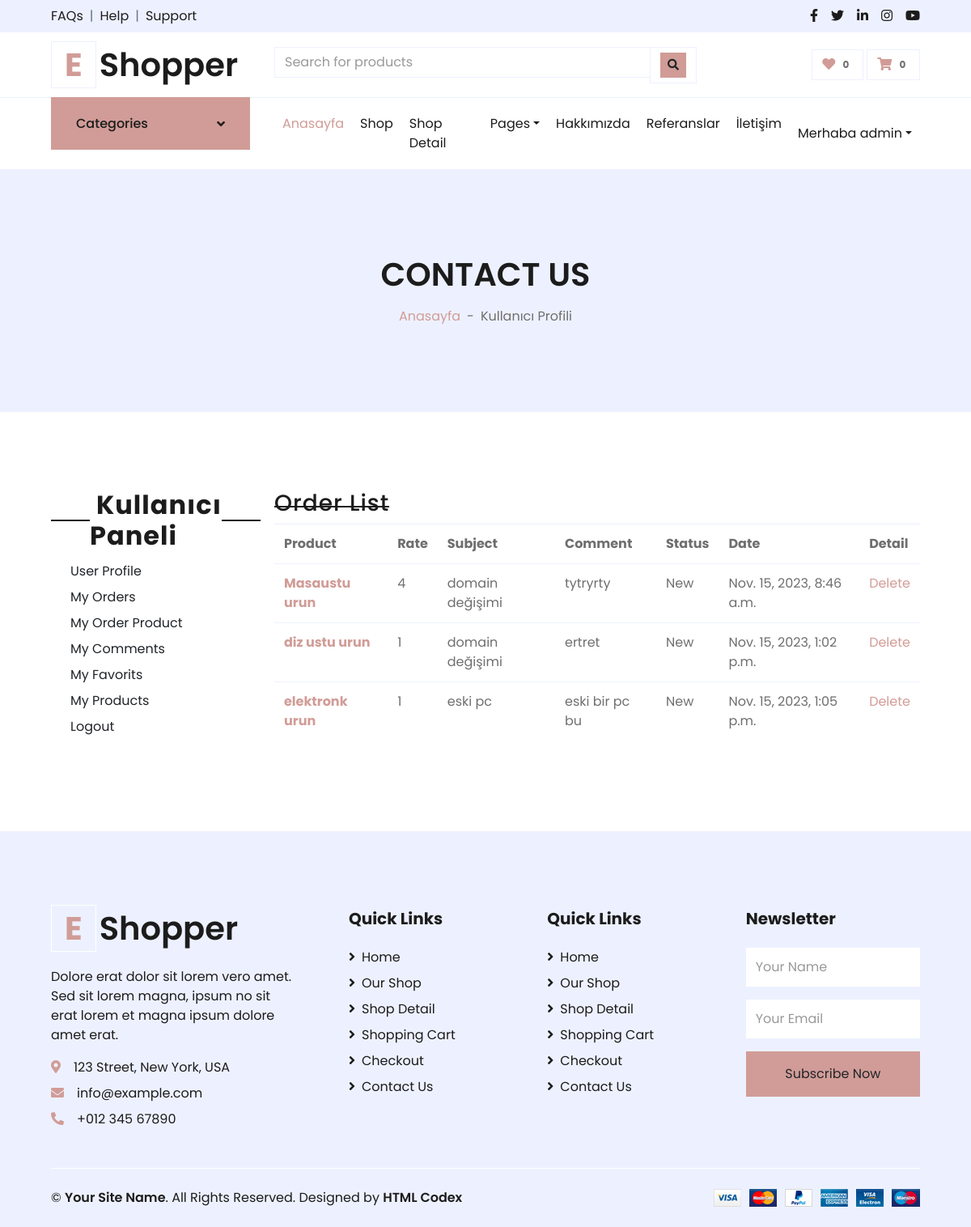
The app's page /user/comments/ (signed in), older data.
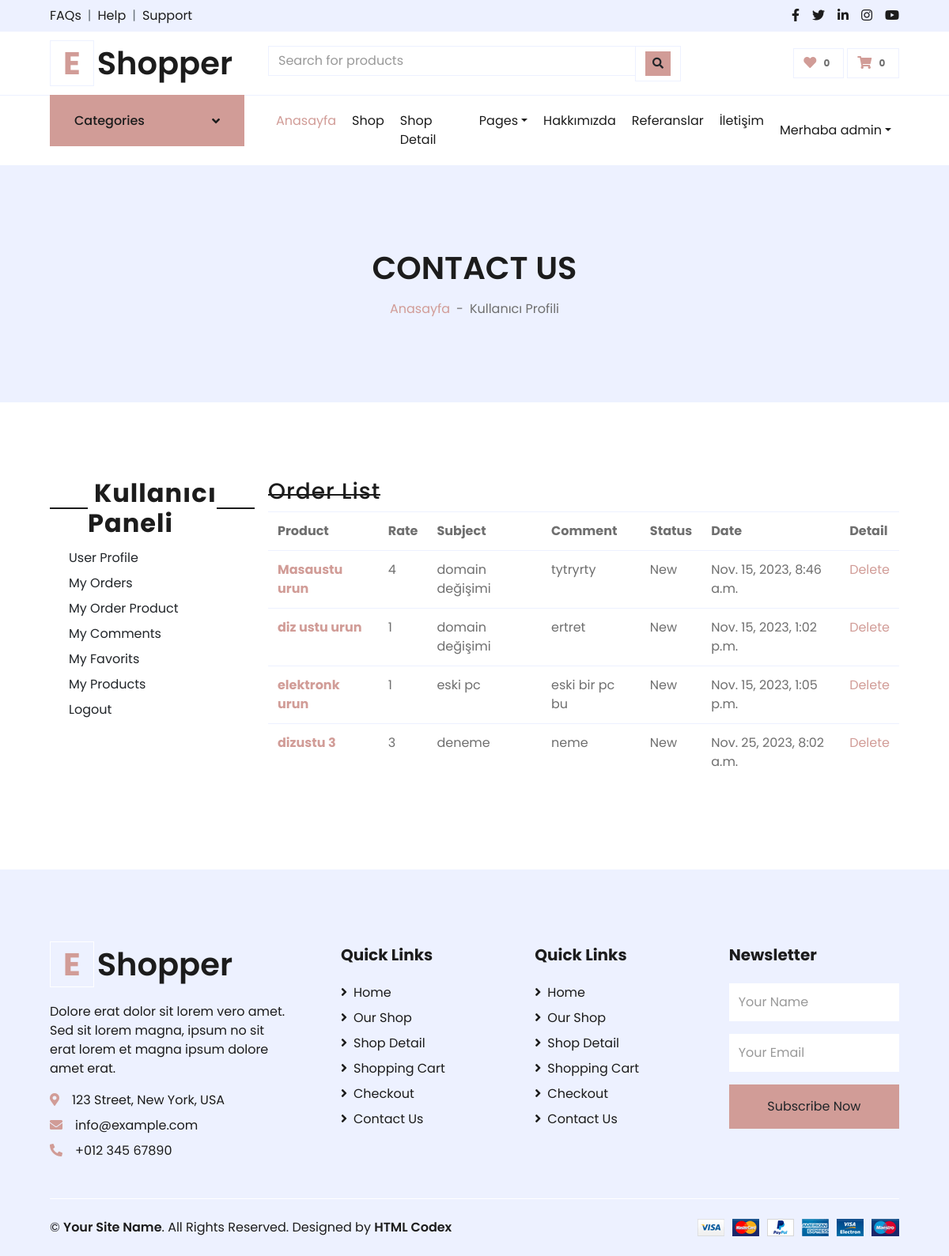
The same page, newer data.
### product/models.py (models this page shows, shortened)
class Comment(models.Model):
    STATUS = (
        ('New', 'New'),
        ('True', 'True'),
        ('False', 'False'),
    )
    product=models.ForeignKey(Product,on_delete=models.CASCADE)
    user = models.ForeignKey(User, on_delete=models.CASCADE)
    subject = models.CharField(max_length=50, blank=True)
    comment = models.CharField(max_length=250,blank=True)
    rate = models.IntegerField(default=1)
    ip = models.CharField(max_length=20, blank=True)
    status=models.CharField(max_length=10,choices=STATUS, default='New')
    create_at=models.DateTimeField(auto_now_add=True)
    update_at=models.DateTimeField(auto_now=True)

class Product(models.Model):
    STATUS = (
        ('True', 'Evet'),
        ('False', 'Hayir'),
    )
    category = models.ForeignKey(Category, on_delete=models.CASCADE) #many to one relation with Category
    title = models.CharField(max_length=150)
    keywords = models.CharField(blank=True,max_length=255)
    description = models.TextField(blank=True,max_length=255)
    image=models.ImageField(blank=True, upload_to='images/')
    price= models.FloatField()
    amount=models.IntegerField(default=0)
    detail=RichTextUploadingField()
    status=models.CharField(max_length=10,choices=STATUS)
    create_at=models.DateTimeField(auto_now_add=True)
    update_at=models.DateTimeField(auto_now=True)
    slug = models.SlugField(null=False, unique=True)
    def image_tag(self):
        return mark_safe('<img src="{}" height="50"/>'.format(self.image.url))
    image_tag.short_descripion = 'Image'

### user/views.py (the view)
# urls.py: path('comments/', views.user_comments, name='user_comments'),
@login_required(login_url='/login')
def user_comments(request):
    category = Category.objects.all()
    current_user = request.user
    comments = Comment.objects.filter(user_id=current_user.id)
    context = {
        'category': category,
        'comments': comments,
    }
    return render(request, 'user_comments.html', context)

### user/templates/user_comments.html (shortened to what this page needs)
{% extends 'homebase.html' %}
{% block sidebar %} {% include 'sidebar.html' %}  {% endblock %}
{% block body %}
    <div class="container-fluid bg-secondary mb-5">
        <div class="d-flex flex-column align-items-center justify-content-center" style="min-height: 300px">
            <h1 class="font-weight-semi-bold text-uppercase mb-3">Contact Us</h1>
            <div class="d-inline-flex">
                <p class="m-0"><a href="/">Anasayfa</a></p>
                <p class="m-0 px-2">-</p>
                <p class="m-0">Kullanıcı Profili</p>
            </div>
        </div>
    </div>
    <div class="container-fluid pt-5">
        <div class="row px-xl-5">
            {% include 'user_panel.html' %}
                       <div class="col-lg-9 table-responsive mb-5">
<div class="order-summary clearfix">
                        <div class="section-title">
                            <h3 class="title">Order List</h3>
                        </div>
                       <table class="shopping-cart-table table">
                        <tr>
                            <th class="text-left">Product </th>
                            <th class="text-left">Rate </th>
                            <th class="text-left">Subject </th>
                            <th class="text-left">Comment </th>
                            <th class="text-left">Status </th>
                            <th class="text-left">Date </th>
                            <th class="text-left">Detail </th>
                        </tr>
                        {% for rs in comments %}
                            <tr>
                                <td class="text-left">
                                    <a href="/product_detail/{{ rs.product_id }}/{{ rs.product.slug }}">
                                        <strong> {{ rs.product.title}}</strong>
                                    </a>
                                </td>
                                <td class="text-left">{{ rs.rate}} </td>
                                <td class="text-left">{{ rs.subject}} </td>
                                <td class="text-left">{{ rs.comment}} </td>
                                <td class="text-left">{{ rs.status}} </td>
                                <td class="text-left">{{ rs.create_at}} </td>
                                <td class="text-left">
                                    <a class="primary-btn" href="/user/deletecomment/{{ rs.id }}" onclick="return confirm('Will be Delete ! Are you sure?')"> Delete </a>
                                </td>
                            </tr>
                        {% endfor %}
                    </table>
                    </div>
            </div>
        </div>
    </div>
 {% endblock %}

Row changes from the older to the newer data that the page shows:
added Comment: product "dizustu 3", rate "3", subject "deneme", comment "neme", status "New", create_at "Nov. 25, 2023, 8:02 a.m."
